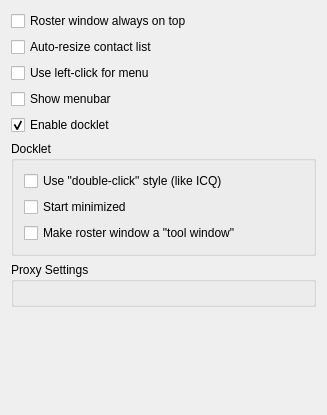
<?xml version="1.0" encoding="UTF-8"?>
<ui version="4.0">
 <class>OptApplication</class>
 <widget class="QWidget" name="OptApplication">
  <property name="geometry">
   <rect>
    <x>0</x>
    <y>0</y>
    <width>327</width>
    <height>415</height>
   </rect>
  </property>
  <property name="windowTitle">
   <string>OptApplicationUI</string>
  </property>
  <layout class="QVBoxLayout">
   <item>
    <widget class="QCheckBox" name="ck_alwaysOnTop">
     <property name="text">
      <string>Roster window always on top</string>
     </property>
    </widget>
   </item>
   <item>
    <widget class="QCheckBox" name="ck_autoRosterSize">
     <property name="text">
      <string>Auto-resize contact list</string>
     </property>
    </widget>
   </item>
   <item>
    <widget class="QCheckBox" name="ck_useleft">
     <property name="enabled">
      <bool>true</bool>
     </property>
     <property name="text">
      <string>Use left-click for menu</string>
     </property>
    </widget>
   </item>
   <item>
    <widget class="QCheckBox" name="ck_showMenubar">
     <property name="text">
      <string>Show menubar</string>
     </property>
    </widget>
   </item>
   <item>
    <widget class="QCheckBox" name="ck_docklet">
     <property name="text">
      <string>Enable docklet</string>
     </property>
     <property name="checked">
      <bool>true</bool>
     </property>
    </widget>
   </item>
   <item>
    <widget class="QGroupBox" name="gb_docklet">
     <property name="title">
      <string>Docklet</string>
     </property>
     <layout class="QVBoxLayout">
      <property name="spacing">
       <number>6</number>
      </property>
      <property name="leftMargin">
       <number>10</number>
      </property>
      <property name="topMargin">
       <number>10</number>
      </property>
      <property name="rightMargin">
       <number>10</number>
      </property>
      <property name="bottomMargin">
       <number>10</number>
      </property>
      <item>
       <widget class="QCheckBox" name="ck_dockDCstyle">
        <property name="text">
         <string>Use &quot;double-click&quot; style (like ICQ)</string>
        </property>
       </widget>
      </item>
      <item>
       <widget class="QCheckBox" name="ck_dockHideMW">
        <property name="text">
         <string>Start minimized</string>
        </property>
       </widget>
      </item>
      <item>
       <widget class="QCheckBox" name="ck_dockToolMW">
        <property name="text">
         <string>Make roster window a &quot;tool window&quot;</string>
        </property>
       </widget>
      </item>
     </layout>
    </widget>
   </item>
   <item>
    <widget class="QGroupBox" name="gb_proxy">
     <property name="title">
      <string>Proxy Settings</string>
     </property>
     <layout class="QHBoxLayout" name="horizontalLayout_2"/>
    </widget>
   </item>
   <item>
    <spacer>
     <property name="orientation">
      <enum>Qt::Vertical</enum>
     </property>
     <property name="sizeHint" stdset="0">
      <size>
       <width>20</width>
       <height>40</height>
      </size>
     </property>
    </spacer>
   </item>
  </layout>
 </widget>
 <layoutdefault spacing="6" margin="11"/>
 <tabstops>
  <tabstop>ck_alwaysOnTop</tabstop>
  <tabstop>ck_autoRosterSize</tabstop>
  <tabstop>ck_useleft</tabstop>
  <tabstop>ck_showMenubar</tabstop>
  <tabstop>ck_docklet</tabstop>
  <tabstop>ck_dockDCstyle</tabstop>
  <tabstop>ck_dockHideMW</tabstop>
  <tabstop>ck_dockToolMW</tabstop>
 </tabstops>
 <resources/>
 <connections/>
</ui>
